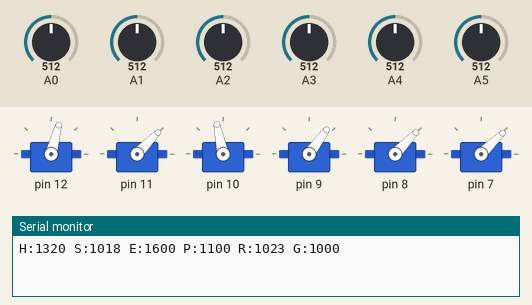
Recording of a sketch running on a simulated Arduino Uno, built with avr-gcc and run on an emulated ATmega328P. Parts: 6 × servo, the last lines printed to the serial monitor. Inputs (shaded band) come from the test bench; at power-on: A0 = 512, A5 = 512, A1 = 512, A2 = 512, A3 = 512, A4 = 512.

Above: at 1.2 s.
1.3 s: A0 set to 716
At 2.19 s:
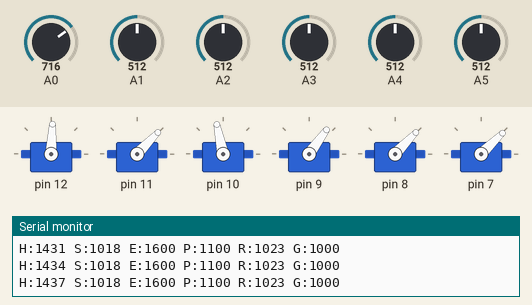
At 4.26 s:
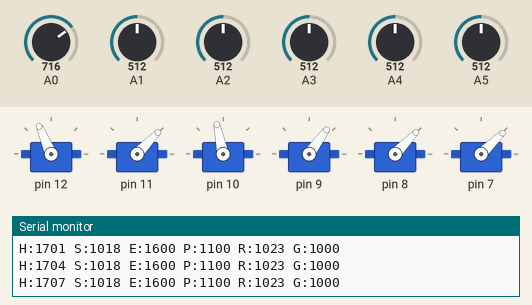
4.3 s: A5 set to 716
At 6.05 s:
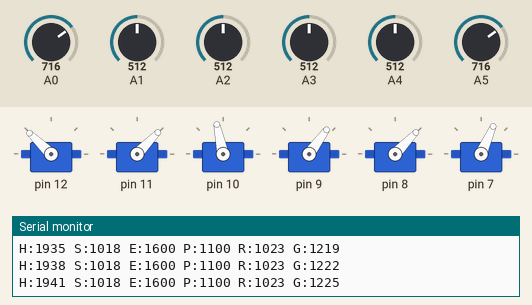
7.3 s: A1 set to 532
10.3 s: A1 set to 554
13.3 s: A2 set to 495
16.3 s: A2 set to 467
At 16.87 s:
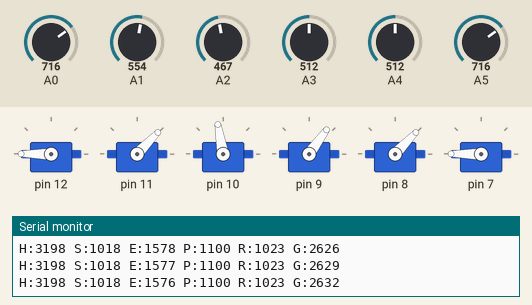
Timing chart, 0 to 23.4 s (numbered marks = the images above; inputs shaded):
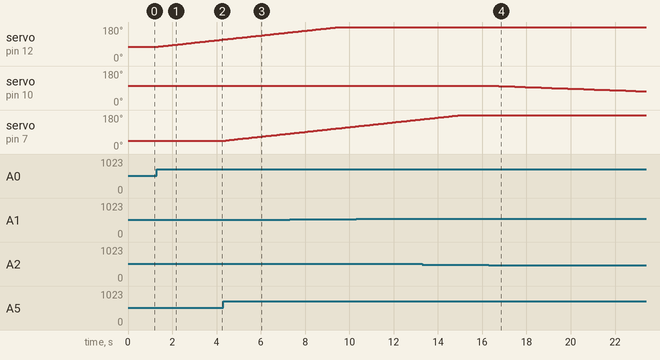

Measured:
- the behaviour switches between 482 and 481 on A2 (found by bisection; images 3 and 4)
- after the input at 1.3 s, servo on pin 12: moves from 75° to 114° over 3.0 s, starting at once
- after the input at 4.3 s, servo on pin 7: moves from 44° to 82° over 3.0 s, starting at once
- after the input at 16.3 s, servo on pin 10: moves from 102° to 73° over 6.7 s, starting after 0.22 s

The sketch:

controlServo.ino
```cpp
// V 0.5
// Calibrado de las posiciones de los servos
// Basado en http://learn.robotgeek.com/demo-code/120-arduino-linear-actuator-tutorial-incremental-joystick-for-small-linear-actuator.html

#include <Servo.h>
#include "controlServo.h"

#define nDOF 6
#define tokenHip "H"
#define tokenSoulder "S"
#define tokenElbow "E"
#define tokenWristR "R"
#define tokenWristP "P"
#define tokenGrip "G"

// Vamos a crear una estructura para almacenar una posicion completa
struct position
{
  char name[4];
  int pos[nDOF];
};


controlServo csHip(12,A0,tokenHip,1320);
controlServo csSoulder(11,A1,tokenSoulder,1018);
controlServo csElbow(10,A2,tokenElbow,1600);
controlServo csWristP(9,A3,tokenWristP,1100);
controlServo csWristR(8,A4,tokenWristR,1023);
controlServo csGrip(7,A5,tokenGrip,1000);
controlServo servos[]={csHip,csSoulder,csElbow,csWristP,csWristR,csGrip};

void setup()
{
  Serial.begin(19200);

  for(int i=0;i<nDOF;i++)
  {    servos[i].inicializa();  }

//  csSoulder.setSigno(-1);
//  csElbow.setSigno(-1);
}

String strStatusOld="";
void loop()
{

  String strStatus="";
  for(int i=0;i<nDOF;i++)
  {  strStatus+=servos[i].checkControlSetServo(); }
  if(strStatus!=strStatusOld)
  {
    Serial.println(strStatus);
    strStatusOld=strStatus;
  }

  getCommands();
}

String getStatus()
{
  String strStatus="";
  for(int i=0;i<nDOF;i++)
    strStatus+=servos[i].getStatus();
  return strStatus;
}

String inputString = ""; // a string to hold incoming data
boolean stringComplete = false; // whether the string is complete

void getCommands()
{
  if (Serial.available())
  {
    while (Serial.available())
    {
      char inChar = (char)Serial.read();
      inputString += inChar;
      Serial.println(inputString);
      if (inChar == '\n')
      {
        stringComplete = true;
        Serial.println(inputString);
        break;
      }
    }
  }

  //commands
  if (stringComplete)
  { if(inputString.startsWith(tokenHip))
    { int val = inputString.substring(1).toInt();
      csHip.setPosicion(val);     }
    else if(inputString.startsWith(tokenSoulder))
    { int val = inputString.substring(1).toInt();
      csSoulder.setPosicion(val);    }
    else if(inputString.startsWith(tokenElbow))
    { int val = inputString.substring(1).toInt();
      csElbow.setPosicion(val);    }
    else if(inputString.startsWith(tokenWristR))
    { int val = inputString.substring(1).toInt();
      csWristR.setPosicion(val);    }
    else if(inputString.startsWith(tokenWristP))
    { int val = inputString.substring(1).toInt();
      csWristP.setPosicion(val);    }
    else if(inputString.startsWith(tokenGrip))
    { int val = inputString.substring(1).toInt();
      csGrip.setPosicion(val);   }
    Serial.println(getStatus());
    inputString = "";
    stringComplete = false;
  }
}
```

controlServo.h
```cpp
#include <Servo.h>
#include <Arduino.h>

// V 0.5
// Calibrado de las posiciones de los servos
// Basado en http://learn.robotgeek.com/demo-code/120-arduino-linear-actuator-tutorial-incremental-joystick-for-small-linear-actuator.html

class controlServo
{
public:

	controlServo(int pinServo,int pinControl,String id,int iPosInicial)
	{
          init(pinServo,pinControl,id);
          iPOS_Inicial=iPosInicial;
    }

	void init(int pinServo,int pinControl,String id)
	{
		iPinControl=pinControl;
		iPinServo=pinServo;
		iPOS_MIN=75;  //fully retracted
		iPOS_MAX=3200;
		iPOS_Inicial=1100;// (iPOS_MAX+iPOS_MIN)/2;
		strID=id;
	}

	controlServo(int pinServo,int pinControl,String id)
	{   init(pinServo,pinControl,id); 	}

	int setPosicion(int pos)
	{
		servoValue=pos;
		//usamos writeMicroseconds para hacerlo más preciso
		servo.writeMicroseconds(servoValue);
		delay(10); // waits for the servo to get to they're position before continuing
	}

	void setSigno(int signo)
	{  iSigno=signo;
           Serial.print("signo");
           Serial.print(strID);
           Serial.println(iSigno);
        }

	String getStatus()
	{  if(iSigno==-1)
            return strID+"(-):"+servoValue+" ";
           else
           return strID+":"+servoValue+" ";
         }

	String getFullStatus()  // Restamos 14 para que se vea en formato A0-A5
	{	return strID+"@"+iPinServo+", A"+(iPinControl-14)+":"+servoValue+" ";}


	void inicializa()
	{
		//initialize servos
		servo.attach(iPinServo, iPOS_MIN, iPOS_MAX);  // conectamos el servo en este pin y establecemos los valores mínimo y máximo
		setPosicion(iPOS_Inicial);
	}

	String checkControlSetServo()
	{
		/**************Servo Positions *******************************/
		// leemos los valores del joystick
		JSValue = analogRead(iPinControl);

		// solo actualizamos si estamos por encima de la zona central (para evitar vibraciones)
		if(JSValue > DEADBANDHIGH || JSValue < DEADBANDLOW)
		{
			JSValueMapped = map(JSValue, 0, 1023, -speed, speed); //Mapeamos el valor del joystick (0 to 1023) a (-speed to speed)
			int newValue= servoValue + iSigno*JSValueMapped; //add mapped joystick value to present Value
			if((newValue>iPOS_MIN) && (newValue<iPOS_MAX))
			{
				if(newValue!=servoValue) // Solo actualizamos si es distinto. Si hay vibraciones podemos hacer un filtrado
				{
					setPosicion(newValue);
				}
			}
		}
		return getStatus();
                //return getFullStatus();
    }


protected:
	// Ajuste de la zona central del joytstick para ajustar el 0
	const static int DEADBANDLOW=482;   //decrease this value if drift occurs, increase it to increase sensitivity around the center position
	const static int DEADBANDHIGH=542;  //increase this value if drift occurs, decrease it to increase sensitivity around the center position

	int iPOS_MIN;  //fully retracted
	int iPOS_MAX; //fully extended
	int iPOS_Inicial; // Initial Position (empezamos con el valor medio)

	Servo servo;    // servo

	int JSValue;             // valor  del joystick. Estará entre 0 and 1023

	int JSValueMapped;        // Se convierte el valor leido en el rango del servo

	int servoValue;   // posicion actual

	const static int speed = 10;        // velocidad a la que cambiamos la posición. Para hacerlo fino usar 1

	int iSigno=1;
	int iPinServo; // Pin al que está conectado el servo

	int iPinControl; // Pin analógico al que se conecta el control

    String strID;

};
```
